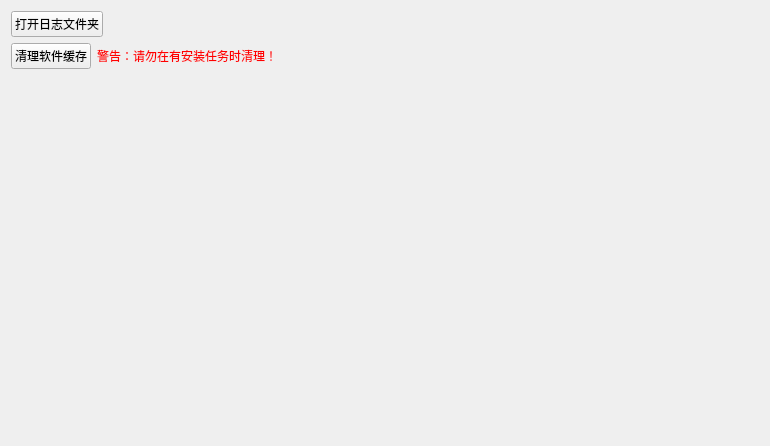
<?xml version="1.0" encoding="UTF-8"?>
<ui version="4.0">
 <class>SettingsInterface</class>
 <widget class="QWidget" name="SettingsInterface">
  <property name="geometry">
   <rect>
    <x>0</x>
    <y>0</y>
    <width>770</width>
    <height>446</height>
   </rect>
  </property>
  <property name="windowTitle">
   <string>Form</string>
  </property>
  <layout class="QVBoxLayout" name="verticalLayout">
   <item>
    <layout class="QHBoxLayout" name="horizontalLayout_3">
     <property name="topMargin">
      <number>0</number>
     </property>
     <item>
      <widget class="PushButton" name="openLogDirButton">
       <property name="text">
        <string>打开日志文件夹</string>
       </property>
      </widget>
     </item>
     <item>
      <spacer name="horizontalSpacer_2">
       <property name="orientation">
        <enum>Qt::Orientation::Horizontal</enum>
       </property>
       <property name="sizeHint" stdset="0">
        <size>
         <width>40</width>
         <height>20</height>
        </size>
       </property>
      </spacer>
     </item>
    </layout>
   </item>
   <item>
    <layout class="QHBoxLayout" name="horizontalLayout">
     <item>
      <widget class="PushButton" name="cleanTmpButton">
       <property name="text">
        <string>清理软件缓存</string>
       </property>
      </widget>
     </item>
     <item>
      <widget class="QLabel" name="label_2">
       <property name="text">
        <string>&lt;html&gt;&lt;head/&gt;&lt;body&gt;&lt;p&gt;&lt;span style=&quot; color:#ff0000;&quot;&gt;警告：请勿在有安装任务时清理！&lt;/span&gt;&lt;/p&gt;&lt;/body&gt;&lt;/html&gt;</string>
       </property>
      </widget>
     </item>
     <item>
      <spacer name="horizontalSpacer">
       <property name="orientation">
        <enum>Qt::Orientation::Horizontal</enum>
       </property>
       <property name="sizeHint" stdset="0">
        <size>
         <width>40</width>
         <height>20</height>
        </size>
       </property>
      </spacer>
     </item>
     <item>
      <widget class="QLabel" name="label">
       <property name="text">
        <string/>
       </property>
      </widget>
     </item>
    </layout>
   </item>
   <item>
    <spacer name="verticalSpacer">
     <property name="orientation">
      <enum>Qt::Orientation::Vertical</enum>
     </property>
     <property name="sizeHint" stdset="0">
      <size>
       <width>20</width>
       <height>394</height>
      </size>
     </property>
    </spacer>
   </item>
  </layout>
 </widget>
 <customwidgets>
  <customwidget>
   <class>PushButton</class>
   <extends>QPushButton</extends>
   <header>qfluentwidgets</header>
  </customwidget>
 </customwidgets>
 <resources/>
 <connections/>
</ui>
